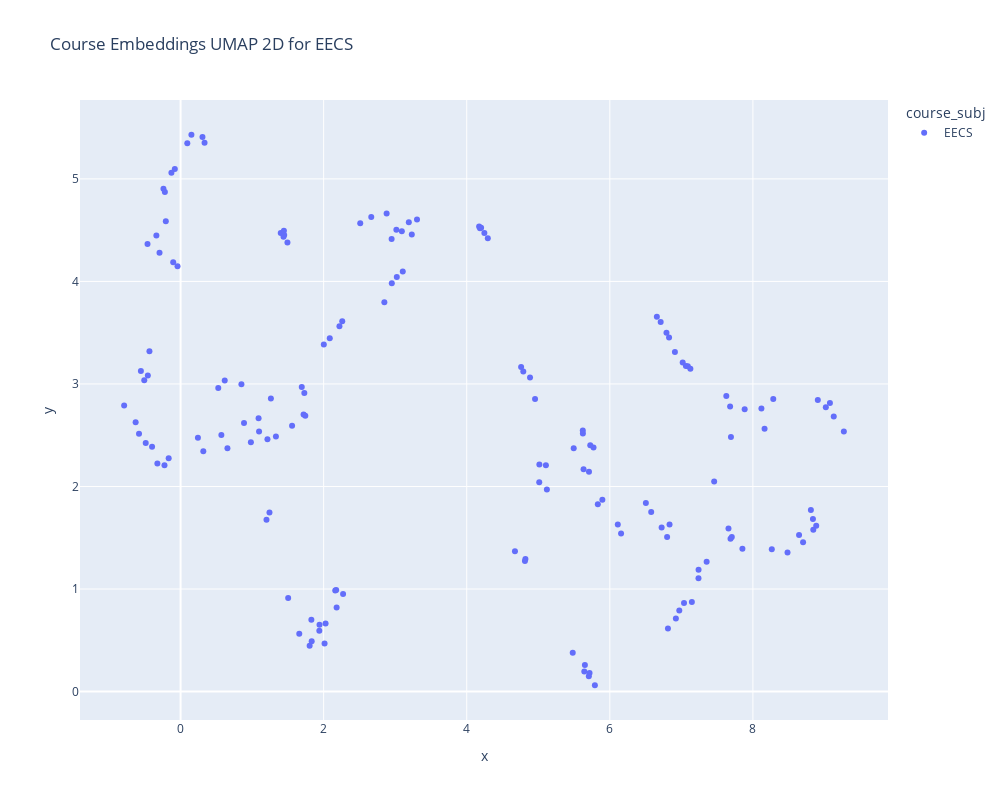

This figure's notebook cell:
### Markdown cell above
# Some more directed hypothesis

### Code cell
# Just EECS and UMAP
def umap_subset(courses, n_neighbors=15):
    df_selected = df_embeddings[df_embeddings['course_subj'].isin(courses)]
    
    embedding_cols = [c for c in df_selected.columns if c.startswith('embedding_')]
    embeddings_subset = df_selected[embedding_cols].values

    umap_model = umap.UMAP(n_components=2, random_state=42, n_neighbors=n_neighbors)
    embeddings_umap = umap_model.fit_transform(embeddings_subset)

    df_vis = df_selected.copy()
    df_vis['x'] = embeddings_umap[:, 0]
    df_vis['y'] = embeddings_umap[:, 1]
    df_vis['course_code'] = df_vis['course_subj'] + ' ' + df_vis['course_number'].astype(str)

    fig = px.scatter(
        df_vis,
        x='x',
        y='y',
        color='course_subj',
        hover_name='course_name',
        hover_data=['course_code'],
        title=f"Course Embeddings UMAP 2D for {', '.join(courses)}",
        width=1000,
        height=800
    )
    fig.update_traces(textposition='top center')
    fig.show()

umap_subset(['EECS'], 15)

### Figure 1 — Plotly figure (JSON) as saved in the notebook; plotly's stock layout.template omitted (floating-point values rounded to 4 significant figures; data arrays with more than 128 entries replaced by an {"elided": "..."} marker saying what was removed)
{"data": [{"customdata": {"elided": "162x1 str values"}, "hovertemplate": "<b>%{hovertext}</b><br><br>course_subj=EECS<br>x=%{x}<br>y=%{y}<br>course_code=%{customdata[0]}<extra></extra>", "hovertext": {"elided": "162 str values"}, "legendgroup": "EECS", "marker": {"color": "#636efa", "symbol": "circle"}, "mode": "markers", "name": "EECS", "orientation": "v", "showlegend": true, "textposition": "top center", "type": "scatter", "x": {"elided": "162 float values"}, "xaxis": "x", "y": {"elided": "162 float values"}, "yaxis": "y"}], "layout": {"height": 800, "legend": {"title": {"text": "course_subj"}, "tracegroupgap": 0}, "title": {"text": "Course Embeddings UMAP 2D for EECS"}, "width": 1000, "xaxis": {"anchor": "y", "domain": [0, 1], "title": {"text": "x"}}, "yaxis": {"anchor": "x", "domain": [0, 1], "title": {"text": "y"}}}}
